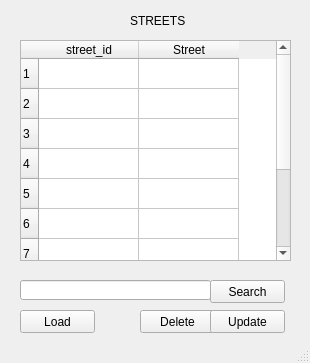
<?xml version="1.0" encoding="UTF-8"?>
<ui version="4.0">
 <class>MainWindow</class>
 <widget class="QMainWindow" name="MainWindow">
  <property name="geometry">
   <rect>
    <x>0</x>
    <y>0</y>
    <width>310</width>
    <height>363</height>
   </rect>
  </property>
  <property name="windowTitle">
   <string>MainWindow</string>
  </property>
  <widget class="QWidget" name="centralwidget">
   <widget class="QTableWidget" name="Table">
    <property name="geometry">
     <rect>
      <x>20</x>
      <y>40</y>
      <width>271</width>
      <height>221</height>
     </rect>
    </property>
    <property name="rowCount">
     <number>10</number>
    </property>
    <property name="columnCount">
     <number>2</number>
    </property>
    <row/>
    <row/>
    <row/>
    <row/>
    <row/>
    <row/>
    <row/>
    <row/>
    <row/>
    <row/>
    <column>
     <property name="text">
      <string>street_id</string>
     </property>
    </column>
    <column>
     <property name="text">
      <string>Street</string>
     </property>
    </column>
   </widget>
   <widget class="QPushButton" name="Load_but">
    <property name="geometry">
     <rect>
      <x>20</x>
      <y>310</y>
      <width>75</width>
      <height>23</height>
     </rect>
    </property>
    <property name="text">
     <string>Load</string>
    </property>
   </widget>
   <widget class="QPushButton" name="Delete_but">
    <property name="geometry">
     <rect>
      <x>140</x>
      <y>310</y>
      <width>75</width>
      <height>23</height>
     </rect>
    </property>
    <property name="text">
     <string>Delete</string>
    </property>
   </widget>
   <widget class="QLabel" name="label">
    <property name="geometry">
     <rect>
      <x>130</x>
      <y>10</y>
      <width>111</width>
      <height>21</height>
     </rect>
    </property>
    <property name="text">
     <string>STREETS</string>
    </property>
   </widget>
   <widget class="QPushButton" name="Update_but">
    <property name="geometry">
     <rect>
      <x>210</x>
      <y>310</y>
      <width>75</width>
      <height>23</height>
     </rect>
    </property>
    <property name="text">
     <string>Update</string>
    </property>
   </widget>
   <widget class="QLineEdit" name="Search_t">
    <property name="geometry">
     <rect>
      <x>20</x>
      <y>280</y>
      <width>191</width>
      <height>20</height>
     </rect>
    </property>
   </widget>
   <widget class="QPushButton" name="Search_but">
    <property name="geometry">
     <rect>
      <x>210</x>
      <y>280</y>
      <width>75</width>
      <height>23</height>
     </rect>
    </property>
    <property name="text">
     <string>Search</string>
    </property>
   </widget>
  </widget>
  <widget class="QStatusBar" name="statusbar"/>
 </widget>
 <resources/>
 <connections/>
</ui>
